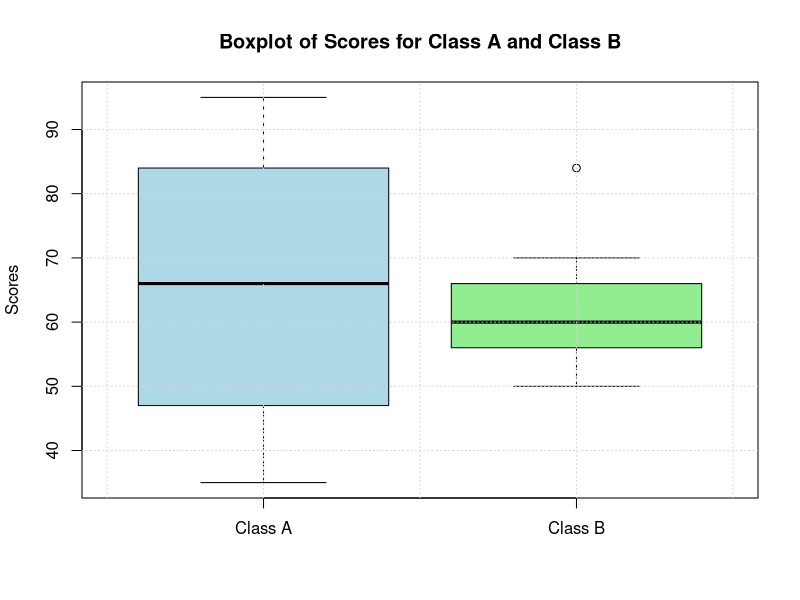

Source code (R):
# Scores for Class A and Class B
scores_A <- c(76, 35, 47, 64, 95, 66, 89, 36, 84)
scores_B <- c(51, 56, 84, 60, 59, 70, 63, 66, 50)

# Calculate mean, median, and range for Class A
mean_A <- mean(scores_A)
median_A <- median(scores_A)
range_A <- range(scores_A)
range_A_diff <- diff(range_A)

# Calculate mean, median, and range for Class B
mean_B <- mean(scores_B)
median_B <- median(scores_B)
range_B <- range(scores_B)
range_B_diff <- diff(range_B)

# Print the results
cat("Class A:\n")
cat("Mean:", mean_A, "\n")
cat("Median:", median_A, "\n")
cat("Range:", range_A_diff, "\n\n")

cat("Class B:\n")
cat("Mean:", mean_B, "\n")
cat("Median:", median_B, "\n")
cat("Range:", range_B_diff, "\n")

# Create boxplots
boxplot(scores_A, scores_B, 
        names = c("Class A", "Class B"), 
        main = "Boxplot of Scores for Class A and Class B", 
        ylab = "Scores",
        col = c("lightblue", "lightgreen"))

# Add a grid
grid()